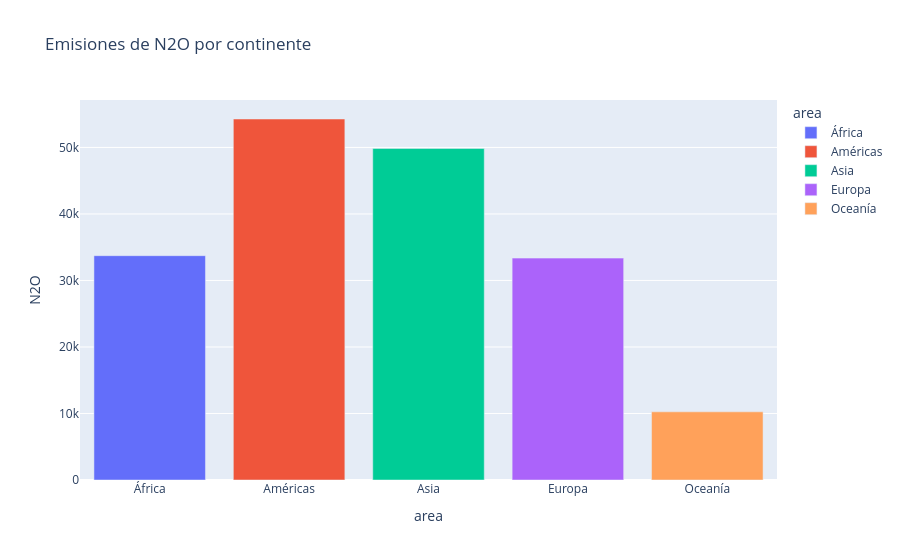

Notebook code for this chart:
### Code cell
# Gráfico interactivo con Plotly Express 

fig = px.bar(
    df_emisiones_continente,
    x='area',
    y='N2O',
    hover_data = ['CH4'], #el dato de N2O aparece al pasar el ratón por encima
    title='Emisiones de N2O por continente',
    color = 'area' #un color para cada continente   
)    

fig.show() #muestra el gráfico interactivo en el notebook

## EXPORTACIÓN A HTML
fig.write_html('interactivo_emisiones.html')#genera un fichero interactivo.html que se puede abrir con el explorador de archivos

### Figure 1 — Plotly figure (JSON) as saved in the notebook; plotly's stock layout.template omitted (floating-point values rounded to 4 significant figures)
{"data": [{"customdata": [[646000.0]], "hovertemplate": "area=%{x}<br>N2O=%{y}<br>CH4=%{customdata[0]}<extra></extra>", "legendgroup": "África", "marker": {"color": "#636efa", "pattern": {"shape": ""}}, "name": "África", "orientation": "v", "showlegend": true, "textposition": "auto", "type": "bar", "x": ["África"], "xaxis": "x", "y": [33730.0], "yaxis": "y"}, {"customdata": [[1807000.0]], "hovertemplate": "area=%{x}<br>N2O=%{y}<br>CH4=%{customdata[0]}<extra></extra>", "legendgroup": "Américas", "marker": {"color": "#EF553B", "pattern": {"shape": ""}}, "name": "Américas", "orientation": "v", "showlegend": true, "textposition": "auto", "type": "bar", "x": ["Américas"], "xaxis": "x", "y": [54280.0], "yaxis": "y"}, {"customdata": [[1370000.0]], "hovertemplate": "area=%{x}<br>N2O=%{y}<br>CH4=%{customdata[0]}<extra></extra>", "legendgroup": "Asia", "marker": {"color": "#00cc96", "pattern": {"shape": ""}}, "name": "Asia", "orientation": "v", "showlegend": true, "textposition": "auto", "type": "bar", "x": ["Asia"], "xaxis": "x", "y": [49840.0], "yaxis": "y"}, {"customdata": [[1202000.0]], "hovertemplate": "area=%{x}<br>N2O=%{y}<br>CH4=%{customdata[0]}<extra></extra>", "legendgroup": "Europa", "marker": {"color": "#ab63fa", "pattern": {"shape": ""}}, "name": "Europa", "orientation": "v", "showlegend": true, "textposition": "auto", "type": "bar", "x": ["Europa"], "xaxis": "x", "y": [33360.0], "yaxis": "y"}, {"customdata": [[247000.0]], "hovertemplate": "area=%{x}<br>N2O=%{y}<br>CH4=%{customdata[0]}<extra></extra>", "legendgroup": "Oceanía", "marker": {"color": "#FFA15A", "pattern": {"shape": ""}}, "name": "Oceanía", "orientation": "v", "showlegend": true, "textposition": "auto", "type": "bar", "x": ["Oceanía"], "xaxis": "x", "y": [10250.0], "yaxis": "y"}], "layout": {"barmode": "relative", "legend": {"title": {"text": "area"}, "tracegroupgap": 0}, "title": {"text": "Emisiones de N2O por continente"}, "xaxis": {"anchor": "y", "categoryarray": ["África", "Américas", "Asia", "Europa", "Oceanía"], "categoryorder": "array", "domain": [0, 1], "title": {"text": "area"}}, "yaxis": {"anchor": "x", "domain": [0, 1], "title": {"text": "N2O"}}}}
